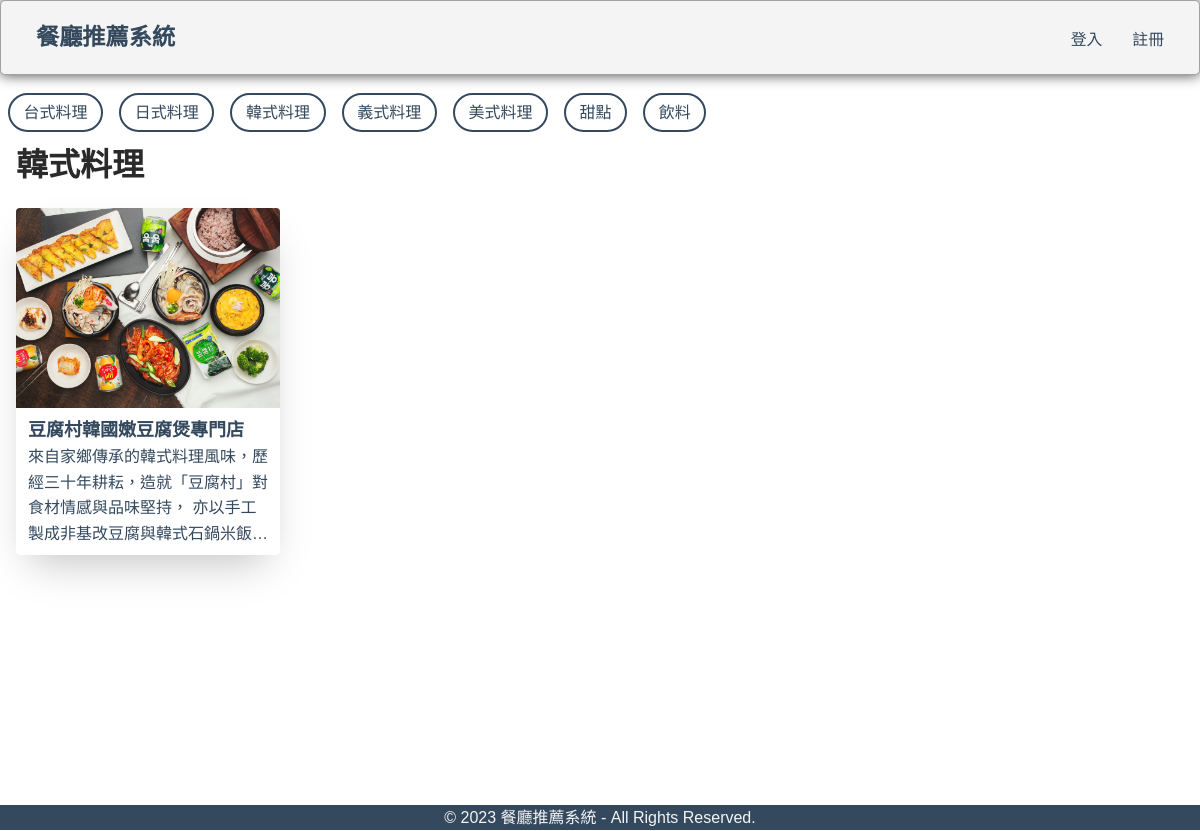
Screenshot of /category.php?id=3 with the database file from the repository.
### tables this page shows
CREATE TABLE `category` (
  `id` int(11) NOT NULL,
  `name` varchar(50) NOT NULL
);

CREATE TABLE `restaurant` (
  `id` int(11) NOT NULL,
  `name` varchar(50) NOT NULL,
  `_category` int(10) NOT NULL,
  `description` text NOT NULL,
  `image` varchar(200) NOT NULL,
  `rank` float NOT NULL DEFAULT 5
);

### category.php (the view, shortened to what this page needs)
<?php
include("db.php");
$categoryId = $_GET['id'] ?? null;
$sql = 'SELECT * FROM `category` WHERE `category`.`id` = ' . $categoryId;
$result = $conn->query($sql);
$thisCategory = mysqli_fetch_assoc($result);
$sql = 'SELECT * FROM `restaurant` WHERE `restaurant`.`_category` = ' . $categoryId;
$result = $conn->query($sql);
$restaurantList = [];
while ($row = mysqli_fetch_assoc($result)) {
    $restaurantList[] = $row;
}
$sql = 'SELECT * FROM `category` LIMIT 10';
$result = $conn->query($sql);
$categoryList = [];
while ($row = mysqli_fetch_assoc($result)) {
    $categoryList[] = $row;
}
?>
<!DOCTYPE html>
<html lang="zh-Hant">
<head>
    <link rel="stylesheet" href="common.css">
    <link rel="stylesheet" href="index.css">
</head>
<body>
    <header class="header">
        <h1 class="logo"><a href="/index.php">餐廳推薦系統</a></h1>
        <ul class="main-nav">
            <?php if (!empty($_SESSION['name'])): ?>
            <li><a>Hi! <?= $_SESSION['name'] ?></a></li>
            <li><a href="/logout.php">登出</a></li>
            <?php else: ?>
            <li><a href="/login.html">登入</a></li>
            <li><a href="/register.html">註冊</a></li>
            <?php endif; ?>
        </ul>
    </header>
    <div class="main">
        <?php if ($categoryList): ?>
        <div class="category-list">
            <?php foreach ($categoryList as $category): ?>
            <a href="/category.php?id=<?=$category['id']?>" class="category"><?=$category['name']?></a>
            <?php endforeach; ?>
        </div>
        <?php endif; ?>
        <span class="section-title"><?=$thisCategory['name']?></span>
        <div class="restaurant-list">
            <?php foreach ($restaurantList as $restaurant): ?>
            <a href="/restaurant.php?id=<?=$restaurant['id']?>" class="restaurant-card">
                <div class="restaurant-card-image">
                    <img src="<?=$restaurant['image']?>" alt="<?=$restaurant['name']?>" />
                </div>
                <div class="restaurant-card-content">
                    <span class="restaurant-card-title"><?=$restaurant['name']?></span>
                    <div class="restaurant-card-text">
                    </div>
                </div>
            </a>
            <?php endforeach; ?>
        </div>
    </div>
</body>
<footer>
    &copy; <script>document.write(new Date().getFullYear())</script> 餐廳推薦系統 - All Rights Reserved.
</footer>
</html>

### common.css (style rules this page uses)
* { box-sizing: border-box; }
body { font-family: 'Montserrat', sans-serif; line-height: 1.6; margin: 0; min-height: 100vh; }
ul { margin: 0; padding: 0; list-style: none; }
h2, h3, a { color: #34495e; }
a { text-decoration: none; }
.logo { margin: 0; font-size: 1.45em; }
.main-nav { margin-top: 5px; }
.logo a, .main-nav a { padding: 10px 15px; text-transform: uppercase; text-align: center; display: block; }
.main-nav a { color: #34495e; font-size: .99em; }
.header { padding-top: .5em; padding-bottom: .5em; border: 1px solid #a2a2a2; background-color: #f4f4f4; -webkit-box-shadow: 0px 0px 14px 0px rgba(0,0,0,0.75); -moz-box-shadow: 0px 0px 14px 0px rgba(0,0,0,0.75); box-shadow: 0px 0px 14px 0px rgba(0,0,0,0.75); -webkit-border-radius: 5px; -moz-border-radius: 5px; border-radius: 5px; }
@media (min-width: 769px) { .header, .main-nav { display: flex; } }
@media (min-width: 1025px) { .header { flex-direction: row; justify-content: space-between; padding-left: 20px; padding-right: 20px; } }
.main { margin: auto; max-width: 1280px; min-height: 90vh; }
footer { width: 100%; background-color: #34495e; height: 25px; text-align: center; color: #f4f4f4; }

### index.css (style rules this page uses)
.category-list { margin-top: 10px; display: flex; flex-direction: row; }
.category { display: block; padding: 0.3em 0.85em; margin: 0.5em; text-transform: uppercase; border: 2px; border-style: solid; border-radius: 2em; transition: transform 0.2s; transition-timing-function: cubic-bezier(0.45, -0.85, 0.55, -0.45); }
.section-title { font-size: 32px; font-weight: bold; color: #2a2a2a; margin: 1rem; }
.restaurant-list { display: flex; flex-wrap: wrap; list-style: none; margin: 0; padding: 0; }
.restaurant-card { width: 22%; background-color: white; border-radius: 0.25rem; box-shadow: 0 20px 40px -14px rgba(0, 0, 0, 0.25); display: flex; flex-direction: column; overflow: hidden; margin: 1rem; }
.restaurant-card-image { height: 200px; }
.restaurant-card-image img { width: 100%; height: 100%; object-fit: cover; }
.restaurant-card-content { padding: 0px 4px 4px 6px; margin: 8px 4px 4px 6px; max-height: 290px; overflow: hidden; }
.restaurant-card-title { font-size: 18px; font-weight: bold; }
.restaurant-card-text { display: -webkit-box; -webkit-line-clamp: 4; -webkit-box-orient: vertical; overflow: hidden; }

### rows the page displays
category: name "台式料理"
category: name "日式料理"
category: name "韓式料理"
category: name "義式料理"
category: name "美式料理"
category: name "甜點"
category: name "飲料"
restaurant: image (picture), name "豆腐村韓國嫩豆腐煲專門店"
